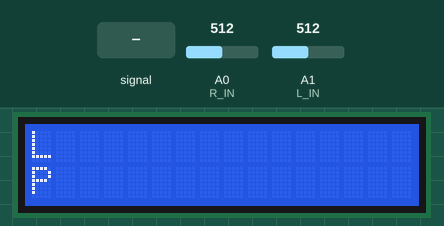
The sketch below on a simulated Arduino Uno, built for the host (arithmetic inside an expression is 32-bit, double 64-bit). Parts: 16×2 character LCD. The test bench sets the inputs (shaded band); at power-on: A0 (R_IN) = 512, A1 (L_IN) = 512.

Above: at 2.0 s.
2.1 s: A0 (R_IN) fed a 50 Hz sine of ±306 counts around its level
At 2.45 s:
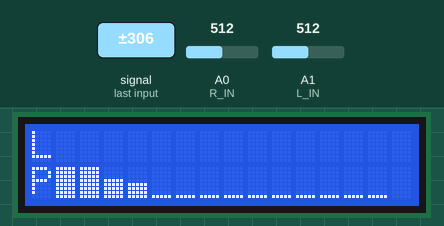
At 3.12 s:
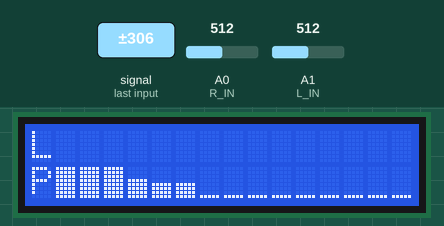
4.4 s: A0 (R_IN) set to 716
At 5.9 s:
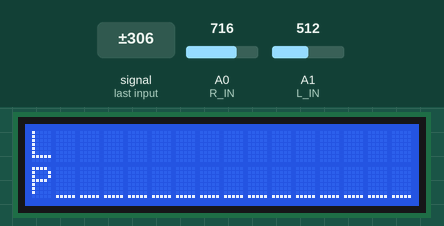
Timing chart, 0 to 7.4 s (numbered marks = the images above; inputs shaded):
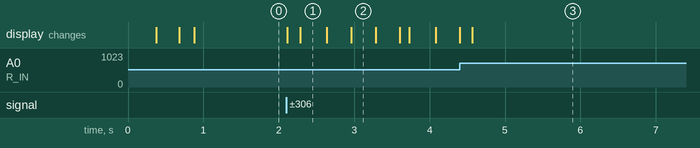

Measured:
- after the input at 2.1 s, the display: first changes at once (image 1 shows a later state)
- after the input at 4.4 s, the display: first differs from a run without the input after 0.17 s (image 3)

The sketch:

Wizualizer.ino
```cpp
#include <LiquidCrystal.h>//Obsługa wyświetlacza
#include <fix_fft.h>//Obsługa transforamty fouriera

LiquidCrystal lcd(2, 3, 4, 5, 6, 7); //Informacja o podłączeniu wyświetlacza

#define L_IN 1//Wejście lewego kanału A1
#define R_IN 0//Wejście prawego kanału A0

const int Yres = 8;//Górny zakres
const int gain = 3;//Czułość
float peaks[64];//Tablica przechowująca wartość do wyświetlenia
char Lim[64], Ldata[64];//Lewy kanał
char Rim[64], Rdata[64];//Prawy kanał
char data_avgs[64];//Średnia wartość wyliczeń
int i;//Do pętli

//Znaki słupków
byte v1[8] = {
  B00000, B00000, B00000, B00000, B00000, B00000, B00000, B11111
};
byte v2[8] = {
  B00000, B00000, B00000, B00000, B00000, B00000, B00000, B11111
};
byte v3[8] = {
  B00000, B00000, B00000, B00000, B00000, B11111, B11111, B11111
};
byte v4[8] = {
  B00000, B00000, B00000, B00000, B11111, B11111, B11111, B11111
};
byte v5[8] = {
  B00000, B00000, B00000, B11111, B11111, B11111, B11111, B11111
};
byte v6[8] = {
  B00000, B00000, B11111, B11111, B11111, B11111, B11111, B11111
};
byte v7[8] = {
  B00000, B11111, B11111, B11111, B11111, B11111, B11111, B11111
};
byte v8[8] = {
  B11111, B11111, B11111, B11111, B11111, B11111, B11111, B11111
};

void setup(){
  lcd.begin(16, 2);
  lcd.clear();
//Deklaracja słupków
  lcd.createChar(1, v1);
  lcd.createChar(2, v2);
  lcd.createChar(3, v3);
  lcd.createChar(4, v4);
  lcd.createChar(5, v5);
  lcd.createChar(6, v6);
  lcd.createChar(7, v7);
  lcd.createChar(8, v8);

//Animacja wczytywania, totalnie zbędna, ale super wygląda
  int load;
  lcd.setCursor(0, 0);
  lcd.print("WCZYTYWANIE.....");

  for (i=0;i<128;i++){
    for (load = 0; load <= i / 8; load++){
      lcd.setCursor(load, 1);
    }
    if (load < 1){
      lcd.setCursor(0, 0);
    }
    lcd.write((i - i / 8 * 8) + 1);
    delay(5);
  }
  lcd.clear();
}

void loop(){

  for (int i = 0; i < 64; i++){ //64 biny to 32 biny używalnego zakresu
    Ldata[i]  = ((analogRead(L_IN) / 4 ) - 128);//Interpretacja danych z wejścia analogowego
    Lim[i]  = 0;//Część urojona
    Rdata[i] = ((analogRead(R_IN) / 4 ) - 128);
    Rim[i] = 0;
  }

//Liczenie FFT
  fix_fft(Ldata, Lim, 6, 0);
  fix_fft(Rdata, Rim, 6, 0);

//Biny z zakresu 32-63 są zduplikowane

//Obliczanie wartości bezwględnej
  for (int i = 0; i < 32; i++){
    Ldata[i] = sqrt(Ldata[i]  *  Ldata[i] +  Lim[i] *  Lim[i]);
    Rdata[i] = sqrt(Rdata[i] * Rdata[i] + Rim[i] * Rim[i]);

//Kopiowanie wszystkiego do jednej tablicy by ułatwić wyświetlanie
    if (i < 16){
      data_avgs[i] = Ldata[i];
    }else{
      data_avgs[i] = Rdata[i - 16];
    }

//Przypisanie wartości do konkretnych kontenerów w wyświetlaczu
    data_avgs[i] = constrain(data_avgs[i], 0, 9 - gain);
    data_avgs[i] = map(data_avgs[i], 0, 9 - gain, 0, Yres);
  }

  LCD();//Wyświetlenie wyników
  decay();//Animacja opadania słupka
}

void LCD(){
//Wyświetlenie oznaczenia kanału
  lcd.setCursor(0, 0);
  lcd.print("L");
  lcd.setCursor(0, 1);
  lcd.print("P");


  for (int x = 1; x < 16; x++){
    int y = x + 16;

//Jeśli nowa wartości jest większa od starej
    if (data_avgs[x] > peaks[x]){
      peaks[x] = data_avgs[x];
    }
//To jest ona przypisywana
    if (data_avgs[y] > peaks[y]){
      peaks[y] = data_avgs[y];
    }


    lcd.setCursor(x, 0);//Górna linia
    if (peaks[x] != 0){//jeśli wartość jest inna niż 0
      lcd.write(peaks[x]);//To ją wyświetl
    }

    lcd.setCursor(x, 1);//Dolna linia
    if (peaks[y] != 0){
      lcd.write(peaks[y]);
    }
  }
}

void decay(){
//Animacja opadania słupka
  for (int x = 0; x <= 32; x++){
    peaks[x] = peaks[x] - 1;//-1 od ostatniej nowej wartości
  }
}
```
